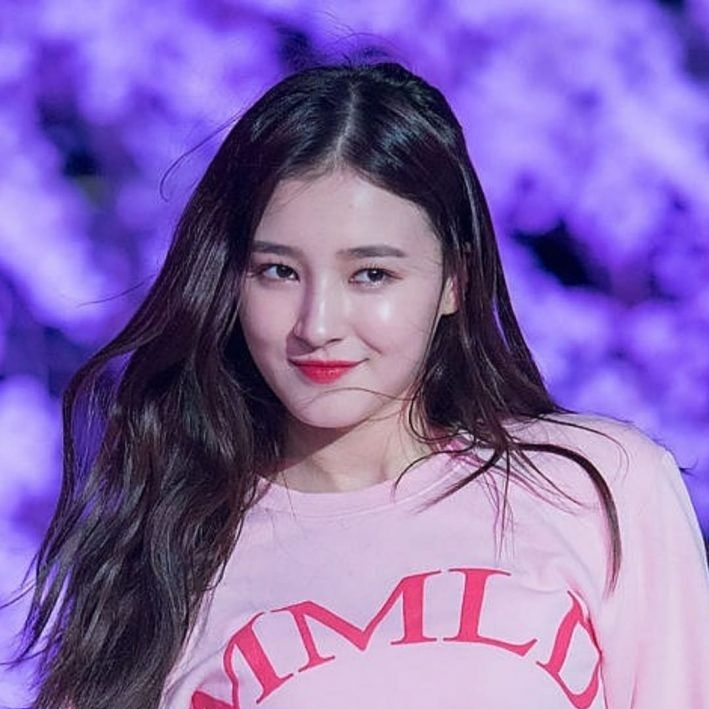
#> input picture wife.jpg, 709 x 709 px
$ jupyter execute cany1.ipynb   (older library calls are emulated)
#> lines starting #> are read from the running program, lines starting #| are printed output that depends on the picture
https://www.geeksforgeeks.org/implement-canny-edge-detector-in-python-using-opencv/

https://towardsdatascience.com/canny-edge-detection-step-by-step-in-python-computer-vision-b49c3a2d8123

[cell 1]
import cv2

# Load image
image = cv2.imread("wife.jpg", cv2.IMREAD_GRAYSCALE)
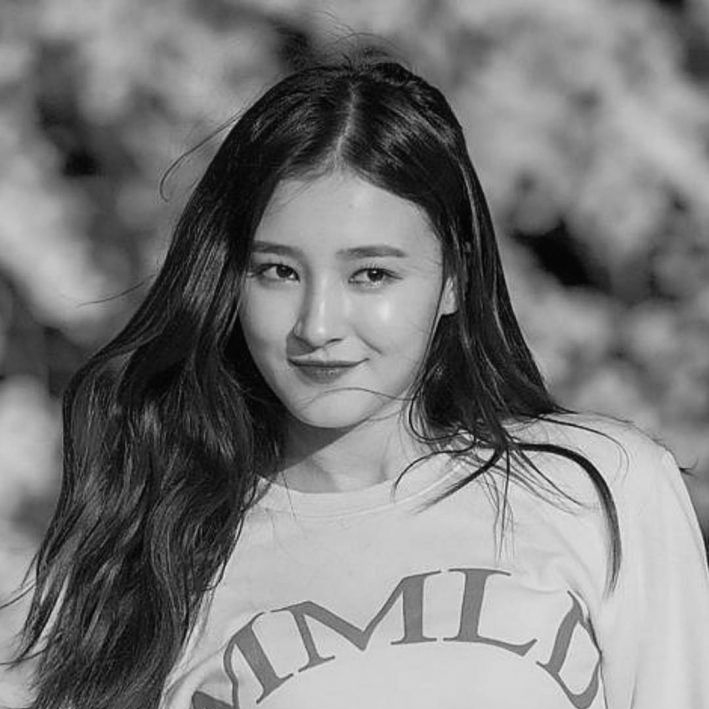
#> image: shape (709, 709); min 1, max 235, mean 122

# Apply Canny edge detection
# edges = cv2.Canny(image, threshold1=100, threshold2=200)
import numpy as np
import os
import cv2
import matplotlib.pyplot as plt


# defining the canny detector function

# here weak_th and strong_th are thresholds for
# double thresholding step
def Canny_detector(img, weak_th = 70, strong_th = 200):

	# conversion of image to grayscale
	# img = cv2.cvtColor(img, cv2.COLOR_BGR2GRAY)

	# Noise reduction step
#> called with weak_th = 70, strong_th = 200
	img = cv2.GaussianBlur(img, (5, 5), 1.4)

	# Calculating the gradients
	gx = cv2.Sobel(np.float32(img), cv2.CV_64F, 1, 0, 3)
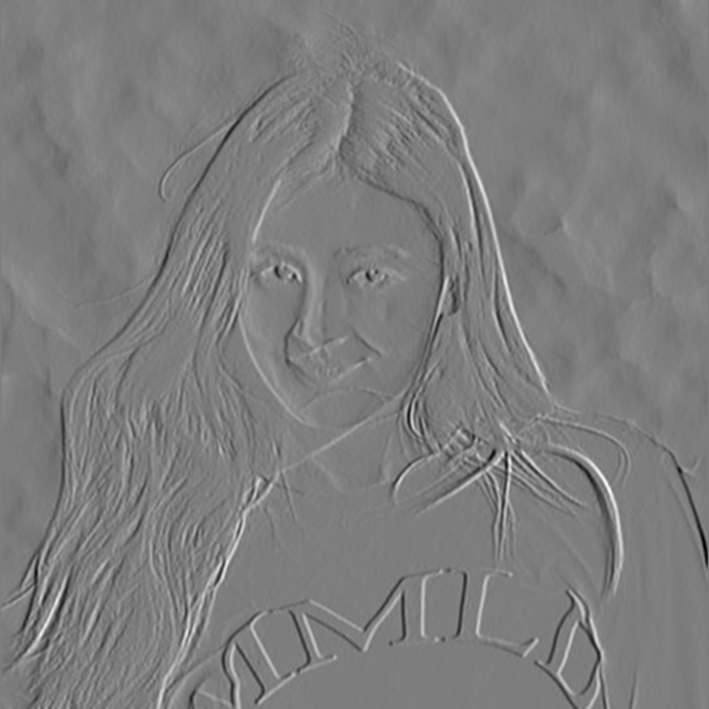
#> gx: shape (709, 709) float64; min -350, max 359, mean -0.2; drawn with min black and max white
	gy = cv2.Sobel(np.float32(img), cv2.CV_64F, 0, 1, 3)
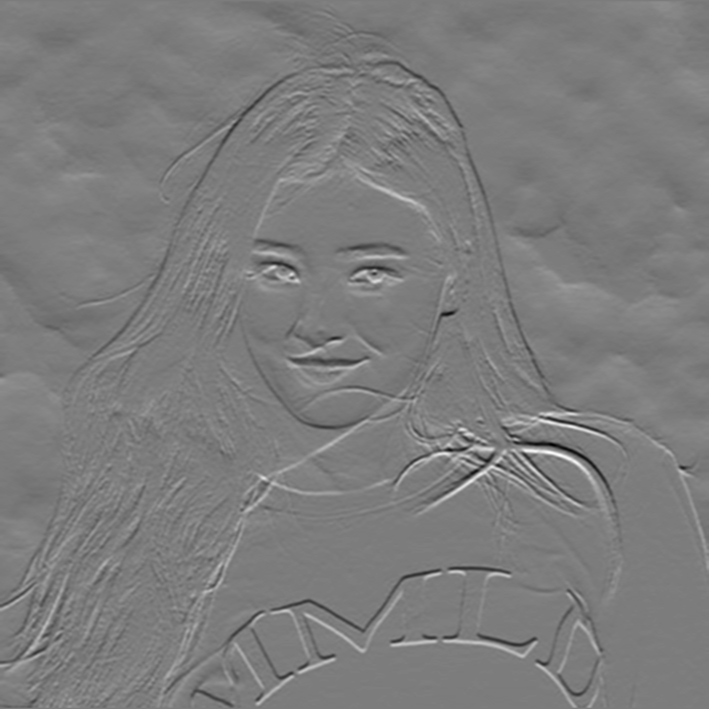
#> gy: shape (709, 709) float64; min -345, max 359, mean 0.3; drawn with min black and max white

	# Conversion of Cartesian coordinates to polar
	mag, ang = cv2.cartToPolar(gx, gy, angleInDegrees = True)
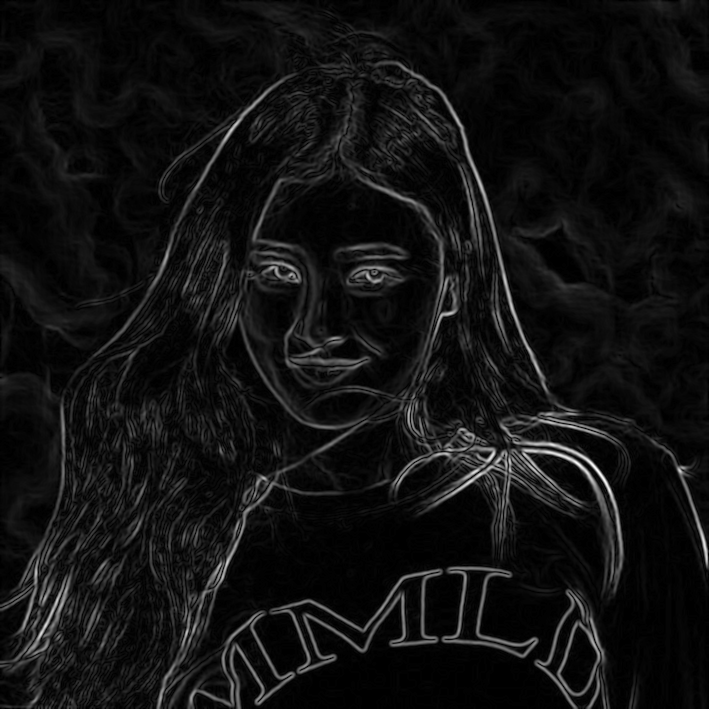
#> mag: shape (709, 709) float64; min 0, max 402.4, mean 27.9; drawn with min black and max white
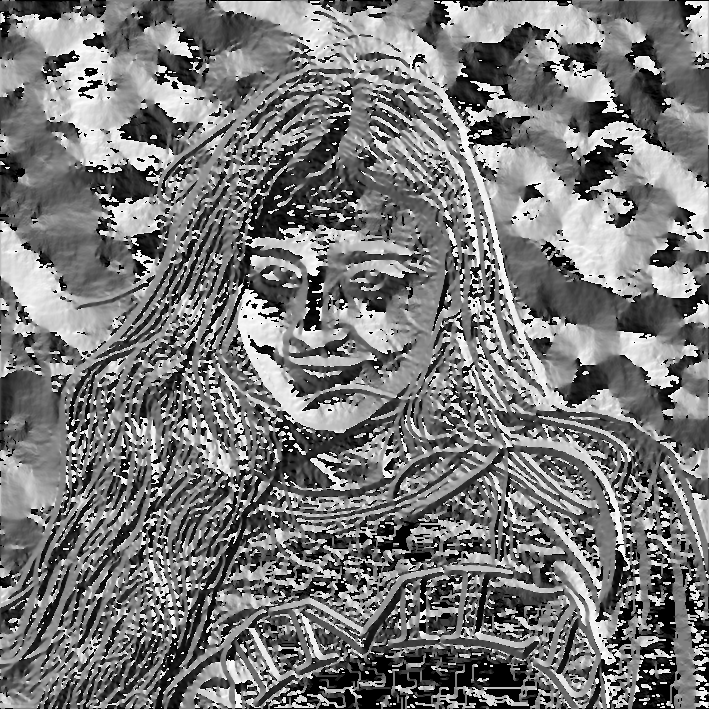
#> ang: shape (709, 709) float64; min 0, max 359.7, mean 170.2; drawn with min black and max white

	# setting the minimum and maximum thresholds
	# for double thresholding
	mag_max = np.max(mag)
#> mag_max = 402.4
	if not weak_th:weak_th = mag_max * 0.1
	if not strong_th:strong_th = mag_max * 0.5

	# getting the dimensions of the input image
	height, width = img.shape
#> height = 709; width = 709

	# Looping through every pixel of the grayscale
	# image
	for i_x in range(width):
		for i_y in range(height):

			grad_ang = ang[i_y, i_x]
			grad_ang = abs(grad_ang-180) if abs(grad_ang)>180 else abs(grad_ang)

			# selecting the neighbours of the target pixel
			# according to the gradient direction
			# In the x axis direction
			if grad_ang<= 22.5:
				neighb_1_x, neighb_1_y = i_x-1, i_y
				neighb_2_x, neighb_2_y = i_x + 1, i_y

			# top right (diagonal-1) direction
			elif grad_ang>22.5 and grad_ang<=(22.5 + 45):
				neighb_1_x, neighb_1_y = i_x-1, i_y-1
				neighb_2_x, neighb_2_y = i_x + 1, i_y + 1

			# In y-axis direction
			elif grad_ang>(22.5 + 45) and grad_ang<=(22.5 + 90):
				neighb_1_x, neighb_1_y = i_x, i_y-1
				neighb_2_x, neighb_2_y = i_x, i_y + 1

			# top left (diagonal-2) direction
			elif grad_ang>(22.5 + 90) and grad_ang<=(22.5 + 135):
				neighb_1_x, neighb_1_y = i_x-1, i_y + 1
				neighb_2_x, neighb_2_y = i_x + 1, i_y-1

			# Now it restarts the cycle
			elif grad_ang>(22.5 + 135) and grad_ang<=(22.5 + 180):
				neighb_1_x, neighb_1_y = i_x-1, i_y
				neighb_2_x, neighb_2_y = i_x + 1, i_y

			# Non-maximum suppression step
			if width>neighb_1_x>= 0 and height>neighb_1_y>= 0:
				if mag[i_y, i_x]<mag[neighb_1_y, neighb_1_x]:
					mag[i_y, i_x]= 0
					continue

			if width>neighb_2_x>= 0 and height>neighb_2_y>= 0:
				if mag[i_y, i_x]<mag[neighb_2_y, neighb_2_x]:
					mag[i_y, i_x]= 0
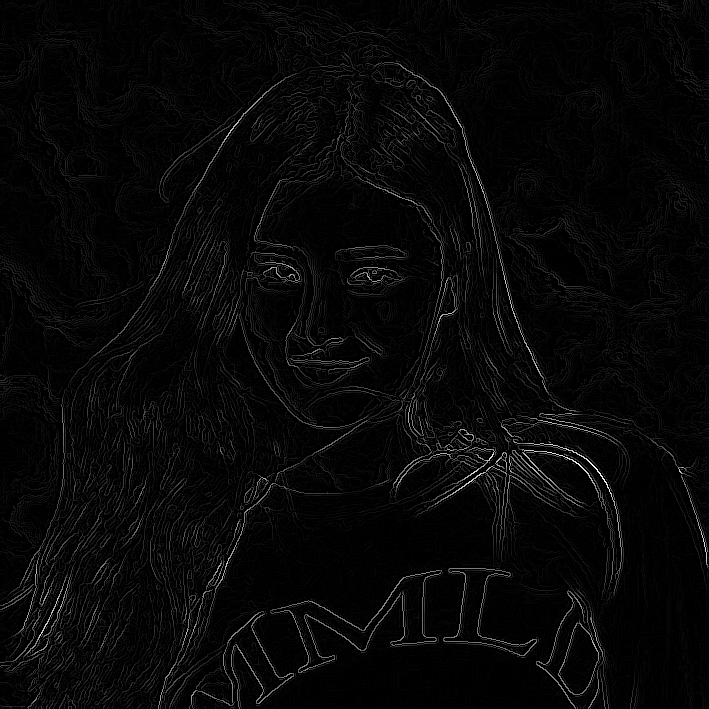
#> mag: shape (709, 709) float64; min 0, max 402.4, mean 11.8; drawn with min black and max white

	weak_ids = np.zeros_like(img)
	strong_ids = np.zeros_like(img)
	ids = np.zeros_like(img)

	# double thresholding step
	for i_x in range(width):
		for i_y in range(height):

			grad_mag = mag[i_y, i_x]

			if grad_mag<weak_th:
				mag[i_y, i_x]= 0
			elif strong_th>grad_mag>= weak_th:
				ids[i_y, i_x]= 1
			else:
				ids[i_y, i_x]= 2
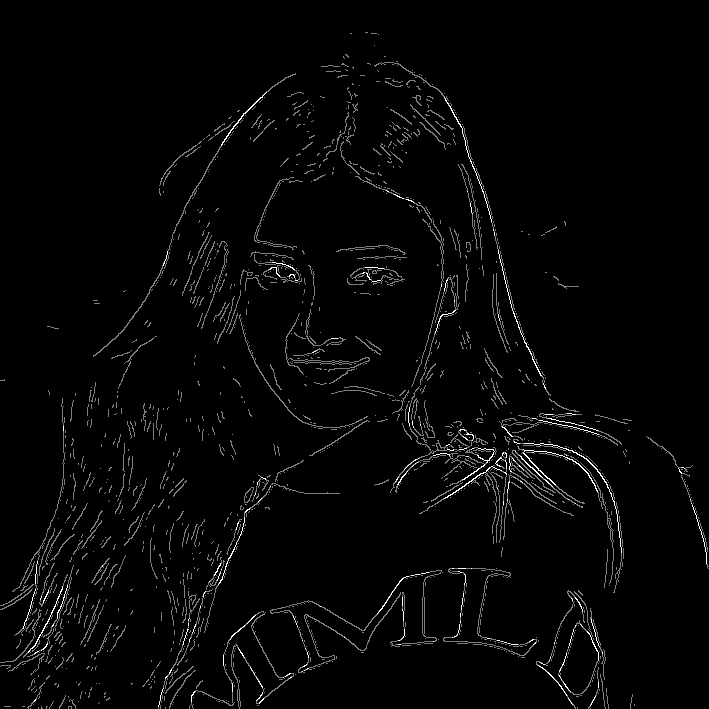
#> ids: shape (709, 709); min 0, max 2, mean 0.0463; drawn with min black and max white


	# finally returning the magnitude of
	# gradients of edges
	return mag

image = Canny_detector(image)

# Display the result
cv2.imshow("Canny Edges", image)
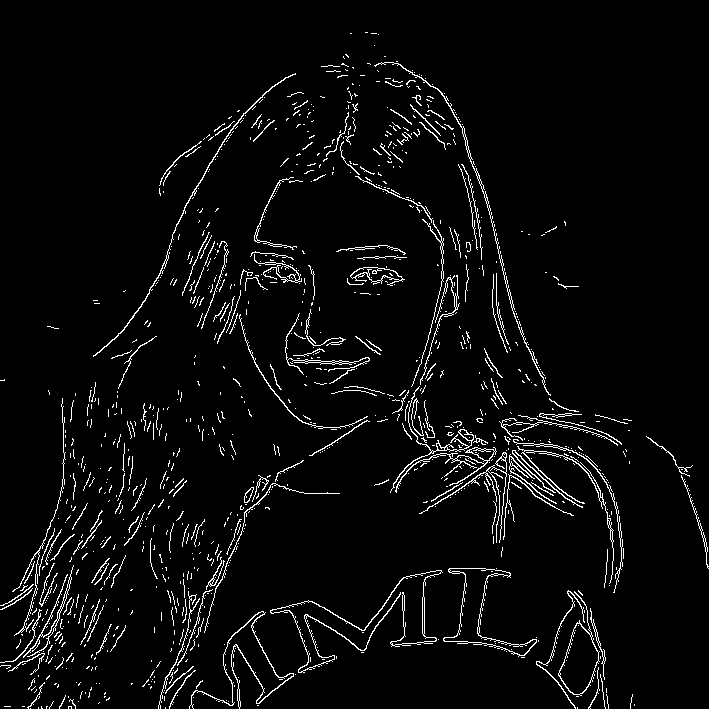
#> window 'Canny Edges': shape (709, 709); 4.1% white in thin lines or dots
cv2.waitKey(0)
cv2.destroyAllWindows()
